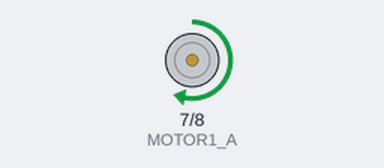
Bench run of a sketch on a simulated Arduino Uno, built with avr-gcc and run on an emulated ATmega328P. Parts: motor-driver pin pairs drawn as motors (green arrow = first pin HIGH = forward, orange = second pin HIGH = backward, longer = more drive, scaled by the enable pin).

Above: at 1.0 s.
At 3.0 s:
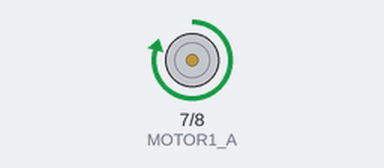
At 5.0 s:
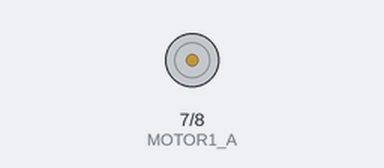
Timing chart, 0 to 7.8 s (numbered marks = the images above):
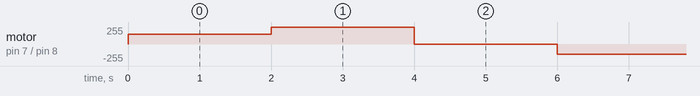

The sketch:

motor_ponte_h.ino
```cpp
#define MOTOR1_A 7
#define MOTOR1_B 8
#define MOTOR1_PWM 10

void setup() {
  pinMode(MOTOR1_A, OUTPUT);
  pinMode(MOTOR1_B, OUTPUT);

}

void loop() {
  digitalWrite(MOTOR1_A, HIGH);
  digitalWrite(MOTOR1_B, LOW);
  funcionarMotor();
  digitalWrite(MOTOR1_A, LOW);
  digitalWrite(MOTOR1_B, HIGH);
  funcionarMotor();
}

void funcionarMotor() {
  analogWrite(MOTOR1_PWM, 150);
  delay(2000);
  analogWrite(MOTOR1_PWM, 250);
  delay(2000);
  analogWrite(MOTOR1_PWM, 0);
  delay(2000);
}
```

Measured:
- by itself, motor on pin 7 (MOTOR1_A) / pin 8 (MOTOR1_B): stopped → forward 150/255 at 0.00 s, → forward 250/255 2.0 s later, → stopped 2.0 s later, → backward 150/255 2.0 s later, … (16 changes in this stretch)
